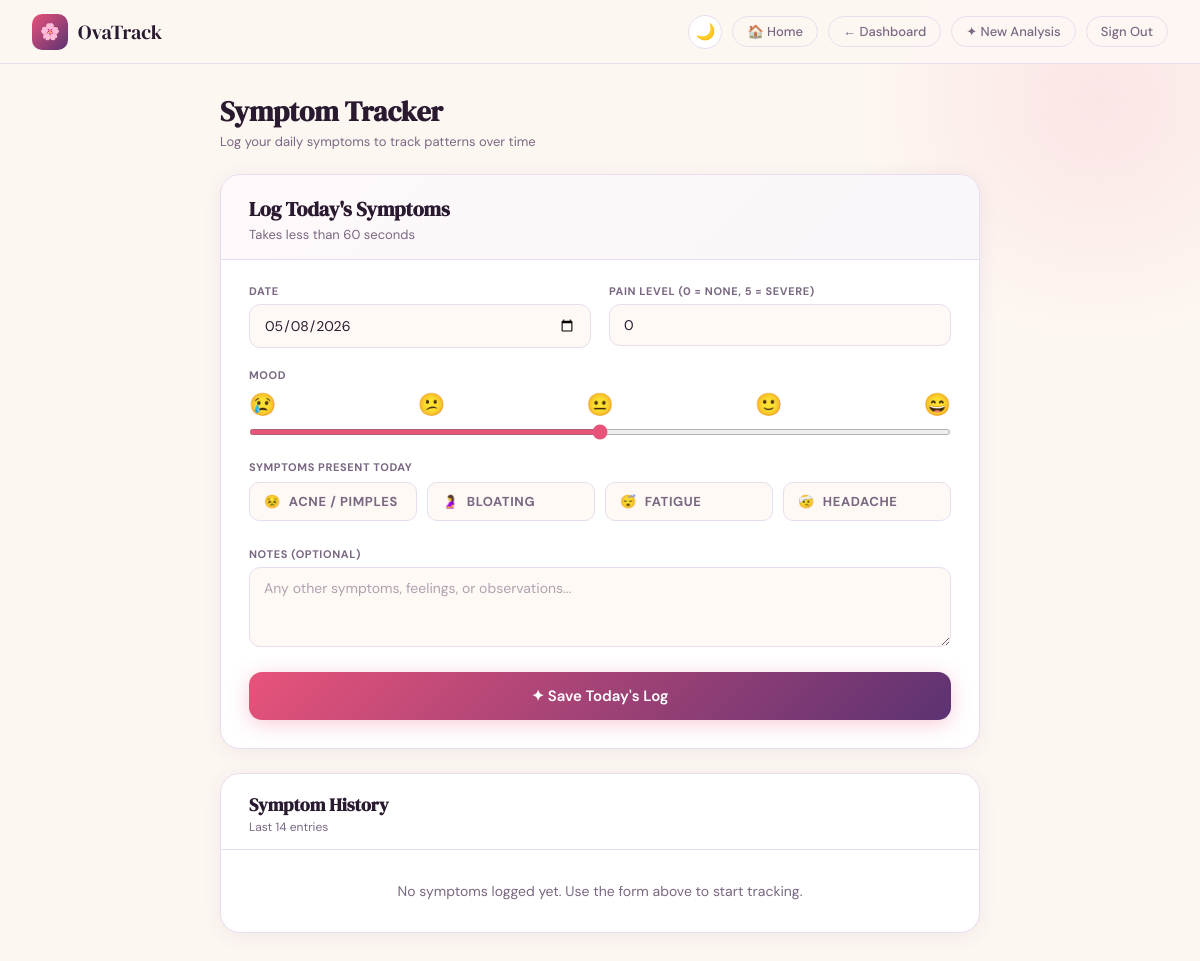
The page /symptoms (signed in) on the database as committed earlier.
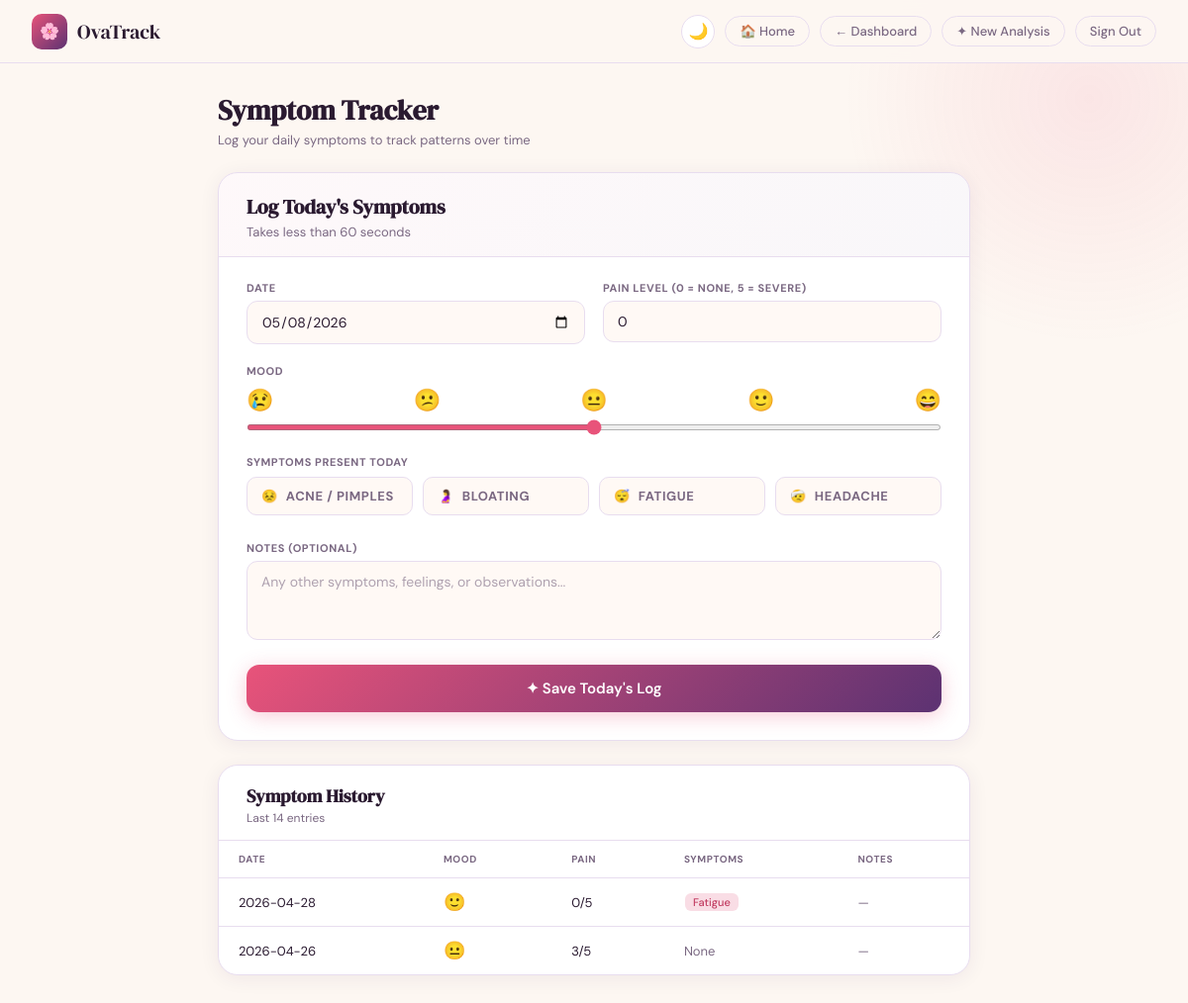
The same page on the database as committed later.
### tables this page shows
CREATE TABLE symptoms (
            id         INTEGER PRIMARY KEY AUTOINCREMENT,
            user_id    INTEGER NOT NULL,
            log_date   TEXT NOT NULL,
            mood       INTEGER,
            pain_level INTEGER,
            acne       INTEGER DEFAULT 0,
            bloating   INTEGER DEFAULT 0,
            fatigue    INTEGER DEFAULT 0,
            headache   INTEGER DEFAULT 0,
            notes      TEXT,
            created    TEXT DEFAULT (datetime('now'))
        );

### app.py (the view, shortened to what this page needs)
@app.route('/symptoms', methods=['GET','POST'])
@login_required
def symptoms():
    uid     = session['user_id']
    message = None
    with get_db() as db:
        logs = db.execute(
            "SELECT * FROM symptoms WHERE user_id=? ORDER BY log_date DESC LIMIT 14",(uid,)
        ).fetchall()
    return render_template('symptoms.html', logs=logs, message=message,
                           today=datetime.today().strftime('%Y-%m-%d'),
                           user_name=session.get('user_name',''))

### app.py (called while the page is built)
def get_db():
    conn = sqlite3.connect(DB)
    conn.row_factory = sqlite3.Row
    return conn

def login_required(f):
    @wraps(f)
    def decorated(*args, **kwargs):
        if not session.get('user_id'):
            return redirect(url_for('login'))
        return f(*args, **kwargs)
    return decorated

### templates/symptoms.html (shortened to what the changed rows need)
<!DOCTYPE html>
<html lang="en">
<head>
</head>
<body>
<div class="page">
  <div class="page-title">
    <h1>
      <span class="lang-en">Symptom Tracker</span>
    </h1>
  </div>
  <div class="log-card">
    <div class="log-card-hdr">
      <h2>
        <span class="lang-en">Log Today's Symptoms</span>
      </h2>
    </div>
  </div>
  <div class="hist-card">
    <div class="hist-hdr">
      <h2>
        <span class="lang-en">Symptom History</span>
      </h2>
    </div>
    {% if logs %}
    <div style="overflow-x:auto">
      <table>
        <thead>
          <tr>
            <th><span class="lang-en">Date</span><span class="lang-hi">तारीख</span></th>
            <th><span class="lang-en">Mood</span><span class="lang-hi">मूड</span></th>
            <th><span class="lang-en">Pain</span><span class="lang-hi">दर्द</span></th>
            <th><span class="lang-en">Symptoms</span><span class="lang-hi">लक्षण</span></th>
            <th><span class="lang-en">Notes</span><span class="lang-hi">नोट्स</span></th>
          </tr>
        </thead>
        <tbody>
          {% set mood_emoji = ['😢','😕','😐','🙂','😄'] %}
          {% for s in logs %}
          <tr>
            <td>{{ s.log_date }}</td>
            <td style="font-size:18px">{{ mood_emoji[s.mood - 1] if s.mood and s.mood >= 1 and s.mood <= 5 else '😐' }}</td>
            <td>{{ s.pain_level }}/5</td>
            <td>
              {% if s.fatigue %}<span class="pill"><span class="lang-en">Fatigue</span><span class="lang-hi">थकान</span></span>{% endif %}
              {% if not s.acne and not s.bloating and not s.fatigue and not s.headache %}
                <span style="color:var(--muted)"><span class="lang-en">None</span><span class="lang-hi">कोई नहीं</span></span>
              {% endif %}
            </td>
            <td style="color:var(--muted);max-width:160px;overflow:hidden;white-space:nowrap;text-overflow:ellipsis">
              {{ s.notes or '—' }}
            </td>
          </tr>
          {% endfor %}
        </tbody>
      </table>
    </div>
    {% else %}
    <div class="no-data">
      <span class="lang-en">No symptoms logged yet. Use the form above to start tracking.</span>
    </div>
    {% endif %}
  </div>
</div>
</body>
</html>

Rows that differ between the two databases and show on the page:
added symptoms: log_date "2026-04-28", mood "🙂", pain_level "0", fatigue "Fatigue", notes "—"
added symptoms: log_date "2026-04-26", mood "😐", pain_level "3", acne "None", notes "—"
Other text that changed with them:
text no longer shown: "No symptoms logged yet. Use the form above to start tracking."
text now shown: "DATE MOOD PAIN SYMPTOMS NOTES"
